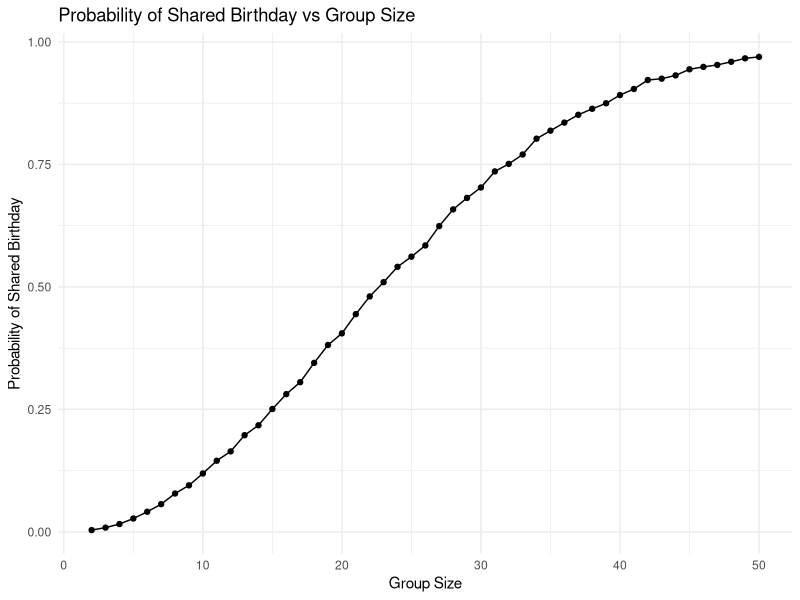

Write R code to recreate this figure. (Note: a time limit stopped this script after it produced the figure.)
## ---- chunk 1
knitr::opts_chunk$set(echo = TRUE, warning = FALSE, message = FALSE)
library(tidyverse)
## ---- chunk 2
shared_birthday = function(n) {
  birthdays = sample(1:365, n, replace = TRUE)
  return(any(duplicated(birthdays)))
}
## ---- chunk 3
group_sizes = 2:50
simulations = 10000

results = 
  tibble(group_size = group_sizes) %>%
  mutate(
    output_lists = map(group_size, ~rerun(simulations, shared_birthday(.x))),
    estimate_df = map(output_lists, ~tibble(shared_birthday = unlist(.)))
     )%>%
  select(-output_lists) %>%
  unnest(estimate_df) %>%
  group_by(group_size) %>%
  summarize(probability = mean(shared_birthday), .groups = 'drop')

results
## ---- chunk 4
results %>%
  ggplot(aes(x = group_size, y = probability)) +
  geom_line() +
  geom_point() +
  labs(title = "Probability of Shared Birthday vs Group Size",
       x = "Group Size",
       y = "Probability of Shared Birthday") +
  theme_minimal()
## ---- chunk 5
n = 30         
sigma = 5  
times = 5000 
alpha = 0.05
get_estimate_pvalue = function(mu) {
  estimate = numeric(times)
  pvalue = numeric(times)
  for(i in 1:times) {
    x = rnorm(n, mu, sigma)
    t_test_result = broom::tidy(t.test(x, mu = 0, alternative = "two.sided"))
    estimate[i] = as.numeric(t_test_result$estimate)
    pvalue[i] = as.numeric(t_test_result$p.value)
  }
  result = data.frame(
    mu = rep(mu, times),
    estimate = estimate,
    pvalue = pvalue
  )
  return(result)
}

# get the estimate and p-value with different mu
result = get_estimate_pvalue(mu = 0)
for(i in 1:6){
  result = rbind(result, get_estimate_pvalue(mu = i))
}


## ---- chunk 6
df1 = result %>%
  group_by(mu) %>%
  summarise(proportion = mean(pvalue < 0.05))
## ---- chunk 7
ggplot(df1, aes(x = mu, y = proportion)) +
  geom_point() +
  geom_line() +
  labs(x = "True Mean (μ)", y = "Power") +
  ggtitle("Power vs Effect Size") +
  theme_minimal()
